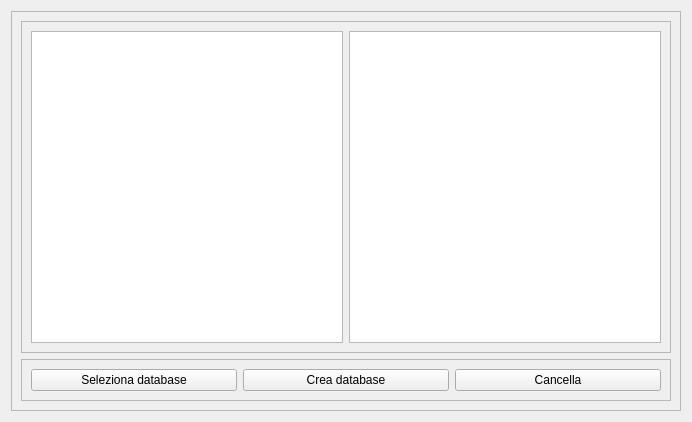
<?xml version="1.0" encoding="UTF-8"?>
<ui version="4.0">
 <class>DbPathDialog</class>
 <widget class="QDialog" name="DbPathDialog">
  <property name="geometry">
   <rect>
    <x>0</x>
    <y>0</y>
    <width>692</width>
    <height>422</height>
   </rect>
  </property>
  <property name="windowTitle">
   <string/>
  </property>
  <layout class="QVBoxLayout" name="verticalLayout_2">
   <item>
    <widget class="QScrollArea" name="scrollArea">
     <property name="widgetResizable">
      <bool>true</bool>
     </property>
     <widget class="QWidget" name="scrollAreaWidgetContents">
      <property name="geometry">
       <rect>
        <x>0</x>
        <y>0</y>
        <width>666</width>
        <height>396</height>
       </rect>
      </property>
      <layout class="QVBoxLayout" name="verticalLayout">
       <item>
        <widget class="QFrame" name="frame">
         <property name="frameShape">
          <enum>QFrame::StyledPanel</enum>
         </property>
         <property name="frameShadow">
          <enum>QFrame::Raised</enum>
         </property>
         <layout class="QHBoxLayout" name="horizontalLayout_2">
          <item>
           <widget class="QTreeView" name="dir_tree"/>
          </item>
          <item>
           <widget class="QTreeView" name="file_tree"/>
          </item>
         </layout>
        </widget>
       </item>
       <item>
        <widget class="QFrame" name="frame_2">
         <property name="frameShape">
          <enum>QFrame::StyledPanel</enum>
         </property>
         <property name="frameShadow">
          <enum>QFrame::Raised</enum>
         </property>
         <layout class="QHBoxLayout" name="horizontalLayout">
          <item>
           <widget class="QPushButton" name="Conferma_button">
            <property name="text">
             <string>Seleziona database</string>
            </property>
            <property name="autoDefault">
             <bool>false</bool>
            </property>
           </widget>
          </item>
          <item>
           <widget class="QPushButton" name="Crea_db_button">
            <property name="text">
             <string>Crea database</string>
            </property>
            <property name="autoDefault">
             <bool>false</bool>
            </property>
           </widget>
          </item>
          <item>
           <widget class="QPushButton" name="Cancella_button">
            <property name="text">
             <string>Cancella</string>
            </property>
            <property name="autoDefault">
             <bool>false</bool>
            </property>
           </widget>
          </item>
         </layout>
        </widget>
       </item>
      </layout>
     </widget>
    </widget>
   </item>
  </layout>
 </widget>
 <resources/>
 <connections/>
</ui>
